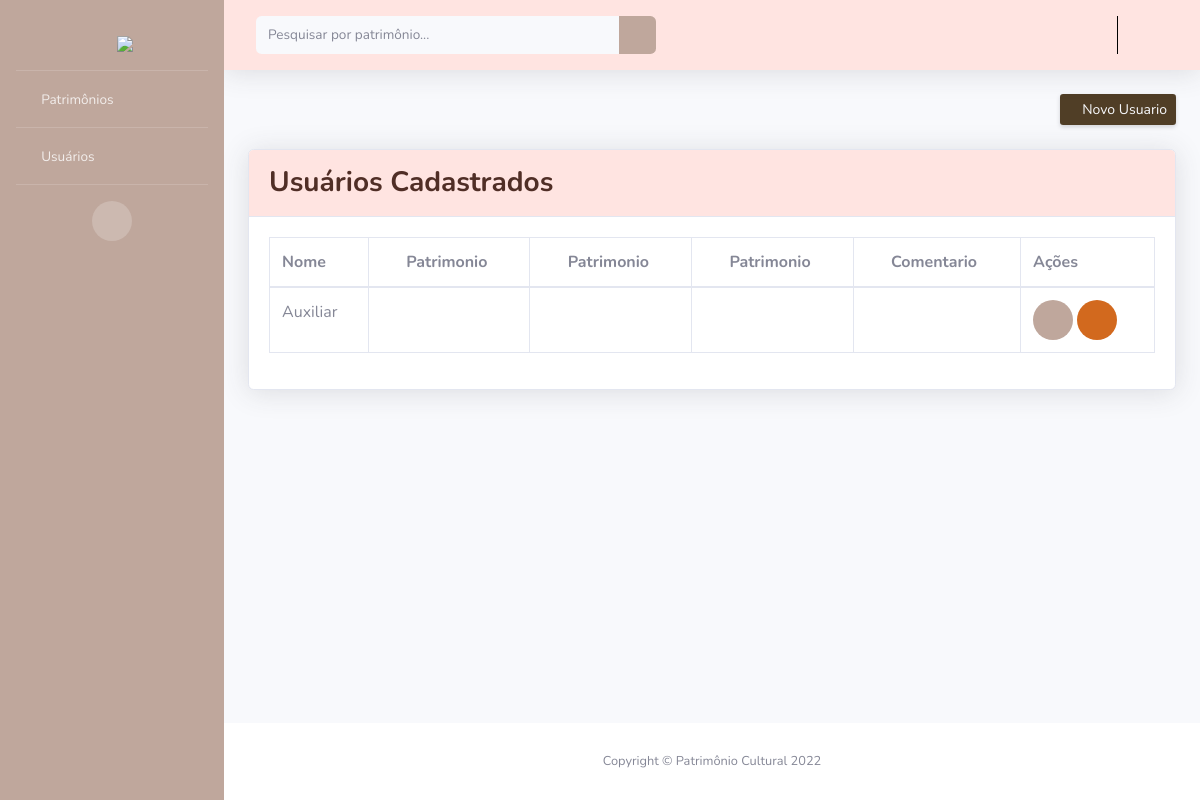
The page /adminUsuario/ (signed in) on the database as committed earlier.
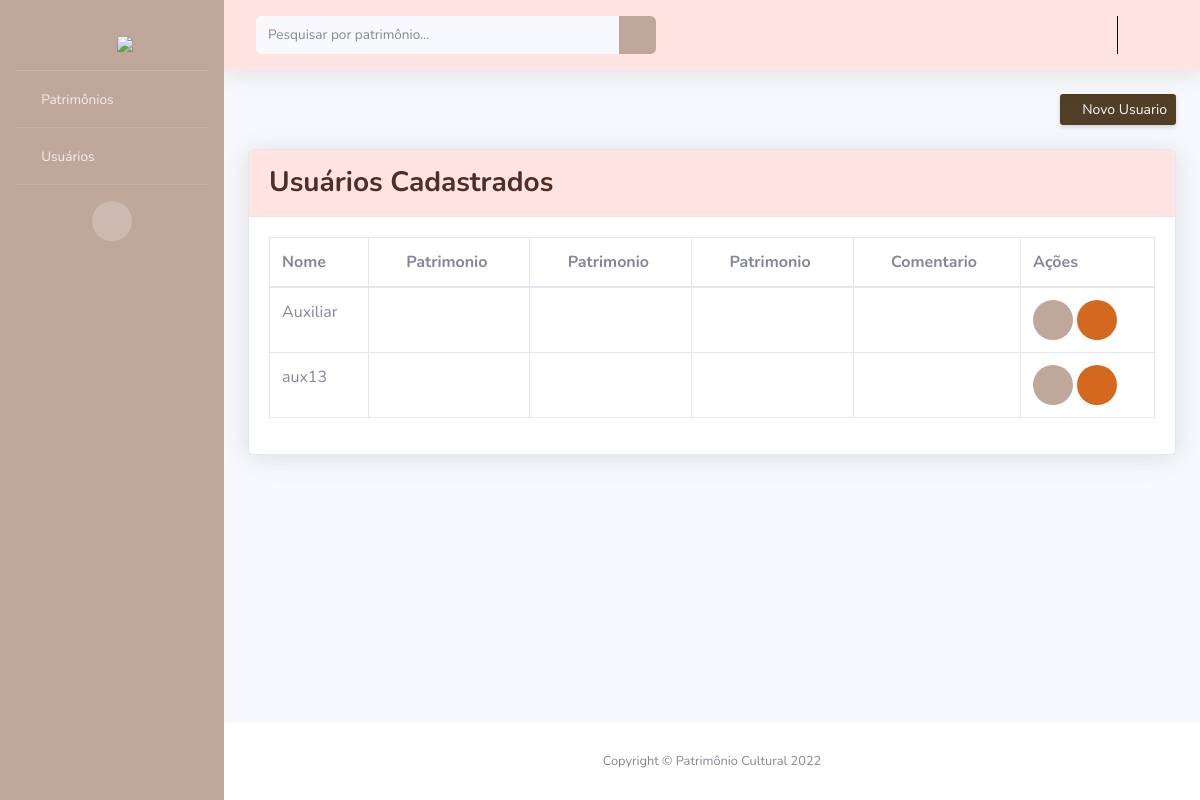
The same page on the database as committed later.
### PC/models.py (models this page shows, shortened)
class Usuario(AbstractUser):
    cidade = models.ForeignKey(Cidade, on_delete=models.CASCADE, null=True, blank=True)
    choices_tipo = (
        ('S', 'Auxiliar'),
        ('A', 'Administrador')
        )
    tipo = models.CharField(max_length=1, choices=choices_tipo)

### PC/views.py (the view)
# urls.py: path('adminUsuario/', adminU, name='url_adminU'),
@has_permission_decorator('conceder_permissoes')
def adminU(request):
    current_user = request.user
    users = Usuario.objects.filter(cidade=current_user.cidade, tipo='S')
    pacote = {"users": users}
    return render(request, "adminUser.html", pacote)

### PC/templates/adminUser.html (shortened to what this page needs)
{% extends 'layouts/layout.html' %}
{% block botao %}
<a href="{% url 'url_createU' %}" class="d-none d-sm-inline-block btn btn-sm bg-logo text-light shadow-sm"><i
  class="fas fa-plus fa-sm text-white-50"></i> Novo Usuario</a>
{% endblock %}
{% block conteudo %}
<div class="card shadow mb-4">
  <div class="card-header py-3 bg-rosa">
      <h3 class="m-0 font-weight-bold text-logo">Usuários Cadastrados</h3>
  </div>
  <div class="card-body">
      <div class="table-responsive">
          <table class="table table-bordered" id="dataTable" width="100%" cellspacing="0">
              <thead>
                  <tr>
                      <th>Nome</th>
                      <th><a><i class="fas fa-plus fa-sm fa-fw mr-2"></i>Patrimonio</a></th>
                      <th><a><i class="fas fa-edit fa-sm fa-fw mr-2"></i>Patrimonio</a></th>
                      <th><a><i class="fas fa-trash fa-sm fa-fw mr-2"></i>Patrimonio</a></th>
                      <th><a><i class="fas fa-ban fa-sm fa-fw mr-2"></i>Comentario</a></th>
                      <th>Ações</th>
                  </tr>
              </thead>
              <tbody>
                {% for i in users %}
                  <tr>
                      <td>{{ i.first_name }}</td>
                      <td class="text-center">
                        {% load permission_tags %}
                        {% if i|can:'cadastrar_patrimonio' %}
                        <a class="u-link-v5 g-color-gray-dark-v4" href="{% url 'url_revCP' i.id %}">
                          <i class="fa fa-check text-verde"></i>
                        </a>
                        {% else %}
                        <a class="u-link-v5 g-color-gray-dark-v4" href="{% url 'url_conCP' i.id %}">
                          <i class="fa fa-times text-vermelho"></i>
                        </a>
                        {% endif %}
                    </td>
                    <td class="text-center">
                      {% if i|can:'editar_patrimonio' %}
                      <a class="u-link-v5 g-color-gray-dark-v4" href="{% url 'url_revEP' i.id %}">
                        <i class="fa fa-check text-verde"></i>
                      </a>
                      {% else %}
                      <a class="u-link-v5 g-color-gray-dark-v4" href="{% url 'url_conEP' i.id %}">
                        <i class="fa fa-times text-vermelho"></i>
                      </a>
                      {% endif %}
                    </td>
                    <td class="text-center">
                      {% if i|can:'remover_patrimonio' %}
                      <a class="u-link-v5 g-color-gray-dark-v4" href="{% url 'url_revDP' i.id %}">
                        <i class="fa fa-check text-verde"></i>
                      </a>
                      {% else %}
                      <a class="u-link-v5 g-color-gray-dark-v4" href="{% url 'url_conDP' i.id %}">
                        <i class="fa fa-times text-vermelho"></i>
                      </a>
                      {% endif %}
                    </td>
                    <td class="text-center">
                      {% if i|can:'remover_comentario' %}
                      <a class="u-link-v5 g-color-gray-dark-v4" href="{% url 'url_revDC' i.id %}">
                        <i class="fa fa-check text-verde"></i>
                      </a>
                      {% else %}
                      <a class="u-link-v5 g-color-gray-dark-v4" href="{% url 'url_conDC' i.id %}">
                        <i class="fa fa-times text-vermelho"></i>
                      </a>
                      {% endif %}
                  </td>
                    <td>
                        <a href="{% url 'url_showU' i.id %}" class="btn btn-circle bg-marrom text-white"><i class="fas fa-info btn-lg"></i></a>
                        <a href="{% url 'url_delU' i.id %}" class="btn btn-circle bg-laranja text-white" ><i class="fa fa-trash btn-lg"></i></a>
                    </td>
                  </tr>
                  {% endfor %}
              </tbody>
          </table>
      </div>
  </div>
</div>
{% endblock %}

Rows that differ between the two databases and show on the page:
added Usuario: first_name "aux13"
